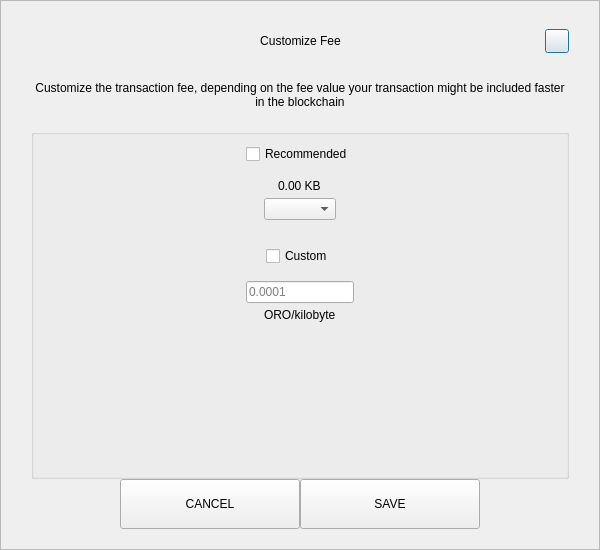
<?xml version="1.0" encoding="UTF-8"?>
<ui version="4.0">
 <class>SendCustomFeeDialog</class>
 <widget class="QDialog" name="SendCustomFeeDialog">
  <property name="geometry">
   <rect>
    <x>0</x>
    <y>0</y>
    <width>600</width>
    <height>550</height>
   </rect>
  </property>
  <property name="windowTitle">
   <string>Form</string>
  </property>
  <layout class="QVBoxLayout" name="verticalLayout_3">
   <property name="spacing">
    <number>0</number>
   </property>
   <property name="leftMargin">
    <number>0</number>
   </property>
   <property name="topMargin">
    <number>0</number>
   </property>
   <property name="rightMargin">
    <number>0</number>
   </property>
   <property name="bottomMargin">
    <number>0</number>
   </property>
   <item>
    <widget class="QFrame" name="frame">
     <property name="styleSheet">
      <string notr="true"/>
     </property>
     <property name="frameShape">
      <enum>QFrame::StyledPanel</enum>
     </property>
     <property name="frameShadow">
      <enum>QFrame::Raised</enum>
     </property>
     <layout class="QVBoxLayout" name="verticalLayout_2">
      <property name="spacing">
       <number>0</number>
      </property>
      <property name="leftMargin">
       <number>30</number>
      </property>
      <property name="topMargin">
       <number>20</number>
      </property>
      <property name="rightMargin">
       <number>30</number>
      </property>
      <property name="bottomMargin">
       <number>20</number>
      </property>
      <item>
       <layout class="QHBoxLayout" name="horizontalLayout_3">
        <property name="spacing">
         <number>0</number>
        </property>
        <item>
         <spacer name="horizontalSpacer_21">
          <property name="orientation">
           <enum>Qt::Horizontal</enum>
          </property>
          <property name="sizeHint" stdset="0">
           <size>
            <width>40</width>
            <height>20</height>
           </size>
          </property>
         </spacer>
        </item>
        <item>
         <widget class="QLabel" name="labelTitle">
          <property name="minimumSize">
           <size>
            <width>0</width>
            <height>40</height>
           </size>
          </property>
          <property name="maximumSize">
           <size>
            <width>16777215</width>
            <height>40</height>
           </size>
          </property>
          <property name="styleSheet">
           <string notr="true">padding-left:24px;</string>
          </property>
          <property name="text">
           <string>Customize Fee</string>
          </property>
          <property name="alignment">
           <set>Qt::AlignCenter</set>
          </property>
          <property name="margin">
           <number>7</number>
          </property>
         </widget>
        </item>
        <item>
         <spacer name="horizontalSpacer">
          <property name="orientation">
           <enum>Qt::Horizontal</enum>
          </property>
          <property name="sizeHint" stdset="0">
           <size>
            <width>40</width>
            <height>20</height>
           </size>
          </property>
         </spacer>
        </item>
        <item>
         <widget class="QPushButton" name="btnEsc">
          <property name="minimumSize">
           <size>
            <width>24</width>
            <height>24</height>
           </size>
          </property>
          <property name="maximumSize">
           <size>
            <width>24</width>
            <height>24</height>
           </size>
          </property>
          <property name="text">
           <string/>
          </property>
         </widget>
        </item>
       </layout>
      </item>
      <item>
       <spacer name="verticalSpacer_2">
        <property name="orientation">
         <enum>Qt::Vertical</enum>
        </property>
        <property name="sizeType">
         <enum>QSizePolicy::Fixed</enum>
        </property>
        <property name="sizeHint" stdset="0">
         <size>
          <width>20</width>
          <height>20</height>
         </size>
        </property>
       </spacer>
      </item>
      <item>
       <widget class="QLabel" name="labelMessage">
        <property name="text">
         <string>Customize the transaction fee, depending on the fee value your transaction might be included faster in the blockchain</string>
        </property>
        <property name="alignment">
         <set>Qt::AlignCenter</set>
        </property>
        <property name="wordWrap">
         <bool>true</bool>
        </property>
       </widget>
      </item>
      <item>
       <spacer name="verticalSpacer_3">
        <property name="orientation">
         <enum>Qt::Vertical</enum>
        </property>
        <property name="sizeType">
         <enum>QSizePolicy::Fixed</enum>
        </property>
        <property name="sizeHint" stdset="0">
         <size>
          <width>20</width>
          <height>20</height>
         </size>
        </property>
       </spacer>
      </item>
      <item>
       <widget class="QGroupBox" name="groupBox">
        <property name="title">
         <string/>
        </property>
        <layout class="QVBoxLayout" name="verticalLayout">
         <property name="leftMargin">
          <number>12</number>
         </property>
         <property name="rightMargin">
          <number>12</number>
         </property>
         <item>
          <layout class="QVBoxLayout" name="verticalLayout_4">
           <property name="spacing">
            <number>5</number>
           </property>
           <item alignment="Qt::AlignHCenter">
            <widget class="QCheckBox" name="checkBoxRecommended">
             <property name="text">
              <string>Recommended</string>
             </property>
            </widget>
           </item>
           <item>
            <spacer name="verticalSpacer_5">
             <property name="orientation">
              <enum>Qt::Vertical</enum>
             </property>
             <property name="sizeType">
              <enum>QSizePolicy::Fixed</enum>
             </property>
             <property name="sizeHint" stdset="0">
              <size>
               <width>20</width>
               <height>10</height>
              </size>
             </property>
            </spacer>
           </item>
           <item alignment="Qt::AlignHCenter">
            <widget class="QLabel" name="labelFee">
             <property name="text">
              <string>0.00 KB</string>
             </property>
            </widget>
           </item>
           <item alignment="Qt::AlignHCenter">
            <widget class="QComboBox" name="comboBoxRecommended"/>
           </item>
          </layout>
         </item>
         <item>
          <spacer name="verticalSpacer">
           <property name="orientation">
            <enum>Qt::Vertical</enum>
           </property>
           <property name="sizeType">
            <enum>QSizePolicy::Fixed</enum>
           </property>
           <property name="sizeHint" stdset="0">
            <size>
             <width>20</width>
             <height>20</height>
            </size>
           </property>
          </spacer>
         </item>
         <item>
          <layout class="QVBoxLayout" name="verticalLayout_5">
           <property name="spacing">
            <number>5</number>
           </property>
           <item alignment="Qt::AlignHCenter">
            <widget class="QCheckBox" name="checkBoxCustom">
             <property name="text">
              <string>Custom</string>
             </property>
            </widget>
           </item>
           <item>
            <spacer name="verticalSpacer_6">
             <property name="orientation">
              <enum>Qt::Vertical</enum>
             </property>
             <property name="sizeType">
              <enum>QSizePolicy::Fixed</enum>
             </property>
             <property name="sizeHint" stdset="0">
              <size>
               <width>20</width>
               <height>10</height>
              </size>
             </property>
            </spacer>
           </item>
           <item alignment="Qt::AlignHCenter">
            <widget class="QLineEdit" name="lineEditCustomFee">
             <property name="placeholderText">
              <string notr="true">0.0001</string>
             </property>
            </widget>
           </item>
           <item alignment="Qt::AlignHCenter">
            <widget class="QLabel" name="labelCustomFee">
             <property name="text">
              <string>ORO/kilobyte</string>
             </property>
            </widget>
           </item>
          </layout>
         </item>
         <item>
          <spacer name="verticalSpacer_4">
           <property name="orientation">
            <enum>Qt::Vertical</enum>
           </property>
           <property name="sizeHint" stdset="0">
            <size>
             <width>20</width>
             <height>40</height>
            </size>
           </property>
          </spacer>
         </item>
        </layout>
       </widget>
      </item>
      <item>
       <layout class="QHBoxLayout" name="horizontalLayout" stretch="1,2,2,1">
        <item>
         <spacer name="horizontalSpacer1">
          <property name="orientation">
           <enum>Qt::Horizontal</enum>
          </property>
          <property name="sizeHint" stdset="0">
           <size>
            <width>40</width>
            <height>20</height>
           </size>
          </property>
         </spacer>
        </item>
        <item>
         <widget class="QPushButton" name="btnCancel">
          <property name="minimumSize">
           <size>
            <width>180</width>
            <height>50</height>
           </size>
          </property>
          <property name="focusPolicy">
           <enum>Qt::NoFocus</enum>
          </property>
          <property name="text">
           <string>CANCEL</string>
          </property>
         </widget>
        </item>
        <item>
         <widget class="QPushButton" name="btnSave">
          <property name="minimumSize">
           <size>
            <width>180</width>
            <height>50</height>
           </size>
          </property>
          <property name="focusPolicy">
           <enum>Qt::NoFocus</enum>
          </property>
          <property name="text">
           <string>SAVE</string>
          </property>
         </widget>
        </item>
        <item>
         <spacer name="horizontalSpacer_2">
          <property name="orientation">
           <enum>Qt::Horizontal</enum>
          </property>
          <property name="sizeHint" stdset="0">
           <size>
            <width>40</width>
            <height>20</height>
           </size>
          </property>
         </spacer>
        </item>
       </layout>
      </item>
     </layout>
    </widget>
   </item>
  </layout>
 </widget>
 <resources/>
 <connections/>
</ui>
